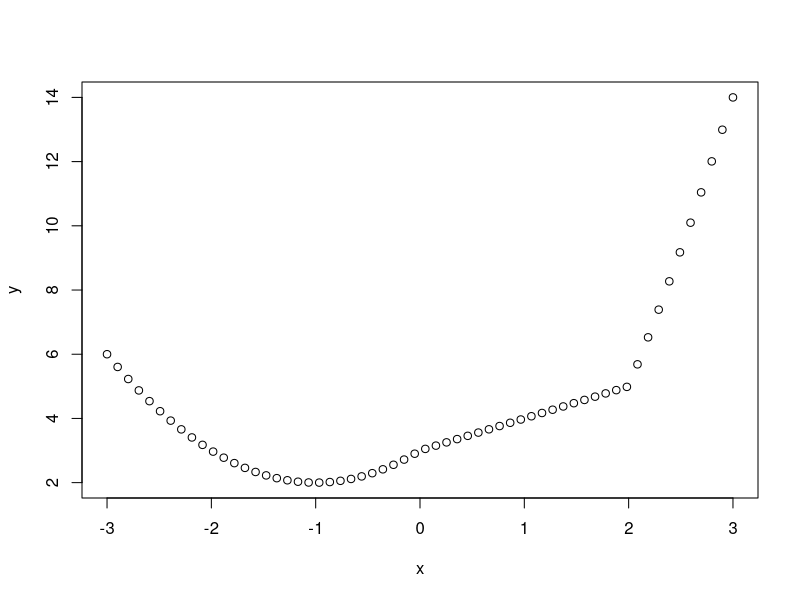

Write the R code that produced this figure. (Note: this script raises an error after producing the figure.)
## ---- chunk 1
#(a)
x <- c(1:20)
x
### x is the final answer

#(b)
x <- c(20:1)
x
### x is the final answer

#(c)
x <- c(1:20,19:1)
x
### x is the final answer

#(d)
tmp <- c(4,6,3)
tmp

#(e)
x <- rep(c(4,6,3),10)
x
### x is the final answer

#(f)
x <- c(rep(c(4,6,3),10,),4)
x
### x is the final answer

#(g)
x <- c(rep(c(4),10),rep(c(6),20),rep(c(3),30))
x
### x is the final answer
## ---- chunk 2
x <- seq(3,6, by=0.1)
y <- exp(x)*cos(x)
y
### y is the final answer
## ---- chunk 3
#(a)
x <- seq(3,36, by=3)
y <- seq(1,34, by=3)
z <- 0.1^x*0.2^y
z
### z is the final answer

#(b)
x <- 2^c(1:25)
y <- c(1:25)
z<- x/y
z
### z is the final answer
## ---- chunk 4
#(a)
i <- c(10:100)
s <- sum(i^3 + 4*i^2)
s
### s is the final answer

#(b)
i <- c(1:25)
s <- sum(2^i/i + 3^i/i^2)
s
### s is the final answer
## ---- chunk 5
#(a)
label <- paste("label", 1:30, sep=" ")

#(b)
fn <- paste("fn", 1:30, sep = "")
## ---- chunk 6
set.seed(50)
xVec <- sample(0:999, 250, replace=T)
yVec <- sample(0:999, 250, replace=T)
n <- length(xVec)

#(a)
p_a <- yVec[-1] - xVec[-n]

#(b)
p_b <- sin(yVec[-n]) / cos(xVec[-1])

#(c)
p_c <- xVec[1:(n-2)] + 2 * xVec[2:(n-1)] - xVec[3:n]

#(d)
p_d <- sum(exp(-xVec[-1]) / (xVec[-n] + 10))
## ---- chunk 7
set.seed(50)
xVec <- sample(0:999, 250, replace=T)
yVec <- sample(0:999, 250, replace=T)
n <- length(xVec)

#(a)
p_a <- yVec[yVec > 600]

#(b)
p_b <- which(yVec > 600)

#(c)
p_c <- xVec[yVec > 600]

#(d)
x_bar <- mean(xVec)
p_d <- sqrt(abs(xVec - x_bar))

#(e)
y_max <- max(yVec)
p_e <- sum(abs(yVec - y_max) <= 200)

#(f)
p_f <- sum(xVec %% 2 == 0)

#(g)
order_y <- order(yVec)
p_g <- xVec[order_y]

#(h)
index <- seq(1,length(yVec),by = 3)
p_h <- yVec[index]
## ---- chunk 8
i <- 1:19
s <- (2 * i) / (2*i + 1)
SUM <- sum(c(1,cumprod(s)))
## ---- chunk 9
#(a)
A <- matrix(c(1,5,-2,1,2,-1,3,6,-3),3,3)
A %*% A %*% A

#(b)
A[,3] <- A[,2]+A[,3]
A
## ---- chunk 10
B <- matrix(c(10,-10,10),byrow=TRUE,nrow=15,ncol=3)
B

B_1 <- t(B) %*% B
B_2 <- crossprod(B)
B_1 == B_2
## ---- chunk 11
metE <- matrix(c(0),6,6)

row(metE)
col(metE)

col(metE)-row(metE)
abs(col(metE)-row(metE)) == 1
## ---- chunk 12
outer(0:4,0:4,"+")
## ---- chunk 13
#(a)
i <- 1:5
j <- 1:5
A <- outer(i,j, function(i,j) (i + j - 2) %% 5)

#(b)
i <- 1:10
j <- 1:10
B <- outer(i,j, function(i,j) (i + j - 2) %% 10)

# (c)
i <- 1:9
j <- 1:9
C <- outer(i,j, function(i,j) (i - j) %% 9)
## ---- chunk 14
i <- 1:5
j <- 1:5
A <- outer(i, j, function(i, j) abs(i - j) + 1)

y <- c(7,-1,-3,5,17)

x <- solve(A, y)
x
## ---- chunk 15
set.seed(75)
aMat <- matrix( sample(10, size=60, replace=T), nr=6)
aMat

#(a)
p_a <- rowSums(aMat > 4)
p_a

#(b)
p_b <- which(rowSums(aMat == 7) == 2)
p_b

#(c)

## ---- chunk 16
# (a)
tmpFn1 <- function(xVec){
  n = length(xVec)
  return(xVec^(1:n))
}

tmpFn2 <- function(xVec){
  n = length(xVec)
  return(xVec^(1:n) / (1:n))
}

#(b)
tmpFn3 <- function(x,n){
  k = 1:n
  return(1 + sum(x^k / k))
}
## ---- chunk 17
tmpFn <- function(xVec) {
  n = length(xVec)
  res = numeric(n-2)
  for (i in 1:(n-2)) {
  res[i] <- mean(xVec[i:(i+2)])
  }
  return(res)
}

tmpFn(c(1:5,6:1))
## ---- chunk 18
tmpFn <- function(xVec) {
  y = numeric(length(xVec))
  y[xVec < 0] = xVec[xVec < 0]^2 + 2*xVec[xVec < 0] + 3
  y[xVec >= 0 & xVec < 2] = xVec[xVec >= 0 & xVec < 2] + 3
  y[xVec >= 2] = xVec[xVec >= 2]^2 + 4*xVec[xVec >= 2] - 7
  return(y)
}

x <- seq(-3,3,length.out=60)
y <- tmpFn(x)
plot(x,y)
## ---- chunk 19
A <- matrix(c(1,5,-2,1,2,-1,3,6,-3),3,3)

tmpFn_1 <- function(a) {
  if(!is.matrix(a)) stop("Input is not a matrix!")
  a[a %% 2 == 1] <- 2*a[a %% 2 == 1]
  a[a %% 2 == -1] <- 2*a[a %% 2 == -1]
  return(a)
}

tmpFn_1(A)
## ---- chunk 20
#(a)
f_a <- function(xVec,yVec){
  zVec <- outer(yVec, xVec, "<")
  return(colSums(zVec))
}

#(b)
f_b <- function(xVec,yVec){
  zVec <- sapply(xVec, function(xVec_k) sum(yVec < xVec_k))
  return(zVec)
}

#(c)
f_c <- function(xVec,yVec){
  zVec <- vapply(xVec, function(xVec_k) sum(yVec < xVec_k), FUN.VALUE = integer(1))
  return(zVec)
}

#(d)


#(e)
set.seed(1)
a <- runif(10,0,100)
b <- runif(10,1,99)
f_a(a,b)
f_b(a,b)
f_c(a,b)

set.seed(1)
system.time(f_a(a,b), gcFirst = TRUE)
system.time(f_b(a,b), gcFirst = TRUE)
system.time(f_c(a,b), gcFirst = TRUE)
## ---- chunk 21
#(a)
A_no_NA <- function(A){
  c_d = colSums(is.na(A))
  c_k = c_d == 0
  A_1 = A[, c_k, drop=FALSE]
  return(A_1)
}

A <- matrix(c(1,NA,3,4,5,6,7,NA,9),3,3,byrow=TRUE)
A_no_NA(A)

#(b)
A_no_NA_1 <- function(A){
  c_d = colSums(is.na(A))
  r_d = rowSums(is.na(A))
  c_k <- c_d == 0
  r_k <- r_d == 0
  A_2 = A[r_k, c_k, drop=FALSE]
  return(A_2)
}
A_no_NA_1(A)
## ---- chunk 22
# (a)
empCopula <- function(u,v,xVec,yVec){
  n <- length(xVec)
  r <- rank(xVec)
  s <- rank(yVec)
  U <- r / (n + 1)
  V <- s / (n + 1)
  P_1 <- mean((U <= u) & (V <= v))
  return(P_1)
}

# (b)
empCopula_2 <- function(u,v,xVec,yVec)
   n <- length(xVec)
   r <- rank(xVec)
   s <- rank(yVec)
   U <- r / (n + 1)
   V <- s / (n + 1)
   if (length(u) == 1L) u <- rep(u, length(v))
   if (length(v) == 1L) v <- rep(v, length(u))
   MatU <- outer(U,u,'<=')
   MatV <- outer(V,v,'<=')
   P_2 <- colMeans(MatU & MatV)
   return(P_2)
## ---- chunk 23
#(a)
funA <- function(n){
  S_o <- 0
  for (r in 1:n) {
    S_i <- 0
    for (s in 1:r) {
      S_i <- S_i + s^2 / (10 + 4*r^3)
    }
    S_o <- S_o + S_i
  }
  return(S_o)
}
funA(100)
system.time(funA(100))

#(b)
funB <- function(n){
  r <- row(matrix(0,n,n))
  s <- col(matrix(0,n,n))
  S <- (s^2) / (10 + 4*r^3) * (s <= r)
  return(sum(S))
}
funB(100)
system.time(funB(100))

#(c)
funC <- function(n){
  r <- 1:n
  s <- 1:n
  Mat <- outer(r,s,function(r,s) (s^2) / (10 + 4*r^3) * (s <= r))
  return(sum(Mat))
}
funC(100)
system.time(funC(100))

#(d)
funD_a <- function(r){
  As <- sum((1:r)^2 / (10 + 4*r^3))
  return(As)
}

funD <- function(n){
  D <- sum(sapply(1:n, funD_a))
  return(D)
}
funD(100)
system.time(funD(100))

#(e)
funE_a <- function(r,s){
  (s^2) / (10 + 4*r^3) * (s <= r)
}

funE <- function(n){
  r <- rep(1:n, each = n)
  s <- rep(1:n, times = n)
  E <- sum(mapply(funE_a,r,s))
  return(E)
}
funE(100)
system.time(funE(100))

# funB & funC are the fastest.
## ---- chunk 24
#(a)
tsEwma <- function(tsDat, m0 = 0, delta = 0.7){
  n <- length(tsDat)
  out <- numeric(n)
  m_prev <- m0
  
  for(t in seq_len(n)){
  zt <- tsDat[t]
  m_curr <- delta * m_prev + (1 - delta) * zt
  out[t] <- m_curr
  m_prev <- m_curr
  }
  S <- ts(out, start = start(tsDat), frequency = frequency(tsDat))
  return(S)
}

#(b)
tsEwma_fast <- function(tsDat, m0 = 0, delta = 0.7) {
  z <- unclass(tsDat)
  n <- length(z)
  out <- numeric(n)
  m_prev <- m0

  for (t in seq_len(n)) {
    m_prev <- delta * m_prev + (1 - delta) * z[t]
    out[t] <- m_prev
  }
  S <- ts(out, start = start(tsDat), frequency = frequency(tsDat))
  return(S)
}
## ---- chunk 25
#(a)
myListFn <- function(n) {
  x <- rnorm(n)
  xbar <- mean(x)
  
  if(xbar > 0){
    y <- rexp(n, rate = 1 / xbar)
  } else if(xbar < 0){
    y <- -rexp(n,rate = 1 / (-xbar))
  } else{
    y <- numeric(n)
  }
  k <- sum(abs(y) > abs(x))
  A <- list(xVec = x, yVec = y, count = k)
  return(A)
}

#(b)
lapply( rep(10,4), myListFn )
sapply( rep(10,4), myListFn )

set.seed(1)
myList <- lapply(rep(10, 1000), myListFn)

#(c)
list_y <- lapply(myList, '[[',"yVec")
str(list_y[[1]])
length(list_y)

#(d)
MatY <- do.call(cbind, list_y)
dim(MatY)

#(e)
myList_count <- lapply(myList, function(z) { z$count <- NULL; z })
str(myList_count[[1]])

#(f)
idx_gt2 <- sapply(myList, `[[`, "count") > 2
myList_gt2 <- myList[idx_gt2]
length(myList_gt2)
## ---- chunk 26
X <- do.call(rbind, lapply(myList, `[[`, "xVec"))
Y <- do.call(rbind, lapply(myList, `[[`, "yVec"))
dim(X)
dim(Y)

#(a)
w <- 1:10
p_a <- as.vector( (X %*% w) / (Y %*% w) )

#(b)
p_b <- X - Y

#(c)
i <- 1:1000
X_1   <- sum(i * X[, 2])
Y_1 <- sum(10 * Y[, 2])
p_c <- X_1 / Y_1
## ---- chunk 27
#(a)
testFn <- function(A){
  mins_ik <- apply(A, c(2, 3), min)
  sums_ik <- apply(A, c(2, 3), sum)
  maxs_ik <- apply(A, c(2, 3), max)
  
  wArr <- sweep(A, MARGIN = c(2, 3), STATS = mins_ik, FUN = "-")
  zMat <- sums_ik - maxs_ik
  list(wArr = wArr, zMat = zMat)
}

#(b)
testFn2 <- function(A) {
  d3 <- dim(A)[3]
  A_pow <- sweep(A, MARGIN = 3, STATS = 1:d3, FUN = "^")
  apply(A_pow, c(2, 3), sum)
}
